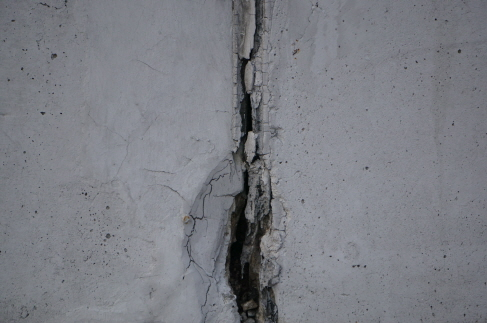
#> input picture image5.JPG, 487 x 323 px, found by its file name
$ python fourier_Transform.py   (Python 2 division)
#> lines starting #> are read from the running program, lines starting #| are printed output that depends on the picture; after the words box and inside, x2 and y2 are one past the last pixel; in counts of white or black regions, pixels touching at a corner belong together
# -*- coding: utf-8 -*-
"""
Created on Tue Feb 28 09:18:48 2017

@author: USER
푸리에 변환 / 주파수 분석
: 무한대의 시간축이 제거가 되고 주파수의 관점에서 분석이 가능
"""

"""
# Fourier Transform(푸리에 변환)
    . 시간 도메인(X축)에서 표현된 신호(일반적인 파형 도표)를 주파수 도메인으로 변환.
    . 시간축이 제거되어 대상의 전체적인 특징을 파악할 수 있음.
    . 이미지에 적용이 되어 중심이 저주파 영역, 주변이 고주파 영역을 나타냄.
    . 푸리에 변환을 하여 저주파 또는 고주파를 제거하고 다시 역으로 이미지로 변환 함으로써
      이미지가공을 할 수 있음.
      (ex; 푸리에 변환 후 중심의 저주파를 제거하고 다시 Image로 전환 하면 이미지의 경계선만 남게 됨.
           푸리에 변환 후 주변의 고주파를 제거하면 모아레 패턴(휴대폰으로 모니터를 찍었을 때 나타나는 현상)
           을 제거할 수 있음.(모니터의 고주파를 제거함.)
      )
"""
import cv2
import numpy as np
from matplotlib import pyplot as plt


img = cv2.imread('image5.jpg')
#> img is the input picture: shape (323, 487, 3); mean B, G, R 132, 125.3, 123.3
b,g,r = cv2.split(img)
img = cv2.merge([r,g,b])
img = cv2.cvtColor(img, cv2.COLOR_BGR2GRAY)
#> img: shape (323, 487)
"""
# Fourier Transform을 적용.
 적용을 하면 0,0, 즉 화면 좌측상단점이 중심이고, 거기에 저주파가 모여 있음.
 분석을 용이하게 하기 위해 0,0을 이미지의
 중심으로 이동 시키고 Log Scaling을 하여 분석이 용이한 결과값으로 변환
"""


f = np.fft.fft2(img) # 이미지에 푸리에 변환 적용
fshift = np.fft.fftshift(f) #분석을 용이하게 하기 위해 주파수가 0인 부분을 중앙에 위치시킴. 중앙에 저주파가 모이게 됨.
magnitude_spectrum = 20*np.log(np.abs(fshift)) #spectrum 구하는 수학식.
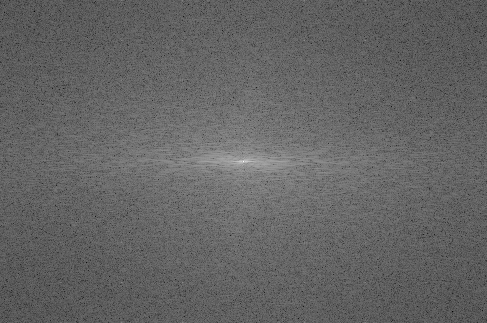
#> magnitude_spectrum: shape (323, 487) float64; min 26.64, max 336.2, mean 148.6; drawn with min black and max white

rows, cols = img.shape
#> rows = 323; cols = 487
crow, ccol = rows/2, cols/2 # 이미지의 중심 좌표
#> crow = 161; ccol = 243

# 중앙에서 10X10 사이즈의 사각형의 값을 1로 설정함. 중앙의 저주파를 모두 제거
# 저주파를 제거하였기 때문에 배경이 사라지고 경계선만 남게 됨.
d = 10


fshift[crow-d:crow+d, ccol-d:ccol+d] = 1

#푸리에 변환결과를 다시 이미지로 변환
f_ishift = np.fft.ifftshift(fshift)
img_back = np.fft.ifft2(f_ishift)
img_back = np.abs(img_back)
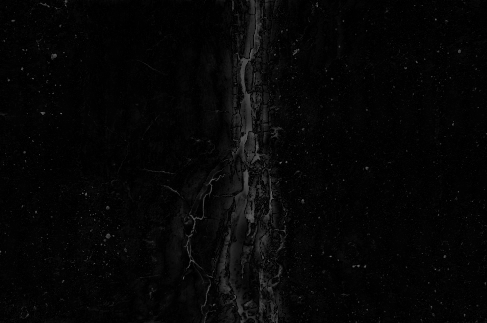
#> img_back: shape (323, 487) float64; min 0.0165, max 100.2, mean 6.4

#threshold를 적용하기 위해 float type을 int type으로 변환
img_new = np.uint8(img_back);
ret, thresh = cv2.threshold(img_new,30,255,cv2.THRESH_BINARY_INV)
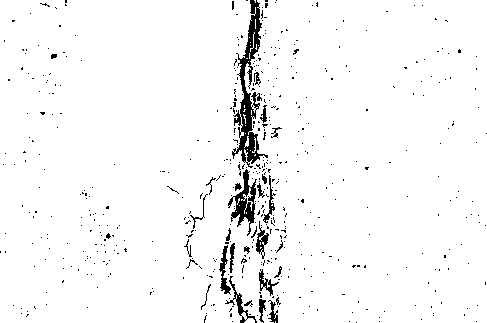
#> thresh: shape (323, 487); 96.4% white; 533 black regions (505 under 20 px), largest, box (x1, y1, x2, y2) and area: (232, 0, 268, 168) 1834, (228, 169, 257, 236) 689, (225, 276, 257, 323) 240

plt.subplot(221),plt.imshow(img, cmap = 'gray')
plt.title('Input Image'), plt.xticks([]), plt.yticks([])

plt.subplot(222),plt.imshow(magnitude_spectrum, cmap = 'gray')
plt.title('Spectrum'), plt.xticks([]), plt.yticks([])

plt.subplot(223),plt.imshow(img_back, cmap = 'gray')
plt.title('FT'), plt.xticks([]), plt.yticks([])

plt.subplot(224),plt.imshow(thresh, cmap = 'gray')
plt.title('Threshold With FT'), plt.xticks([]), plt.yticks([])
plt.show()
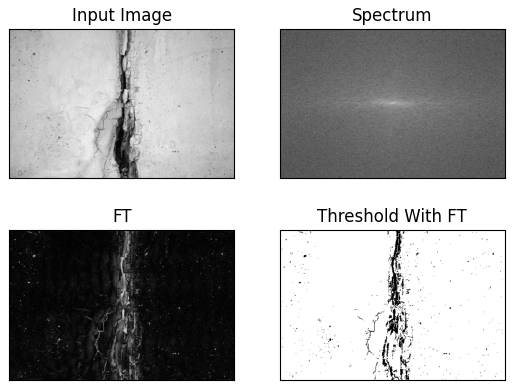
#> figure drawn by matplotlib, 4 panels

$ run again, with image1.JPG copied over image5.JPG
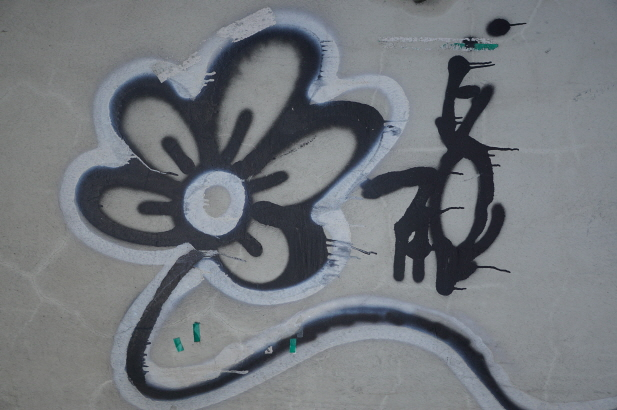
#> input picture image1.JPG, 617 x 410 px, found by its file name
#> img is the input picture: shape (410, 617, 3); mean B, G, R 124.2, 119.3, 115.1
#> `img_back = np.abs(img_back)`:
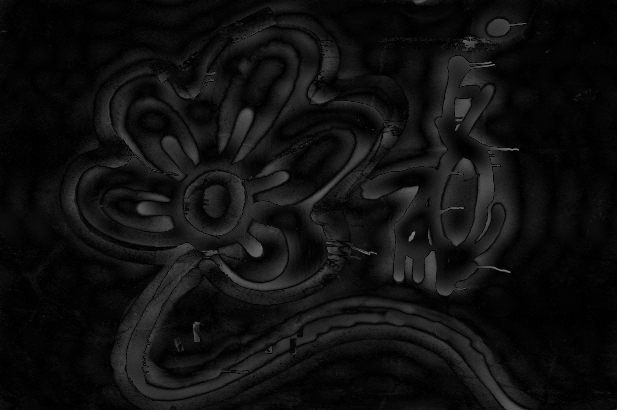
#> img_back: shape (410, 617) float64; min 0.0164, max 124.6, mean 16.4
#> `ret, thresh = cv2.threshold(img_new,30,255,cv2.THRESH_BINARY_INV)`:
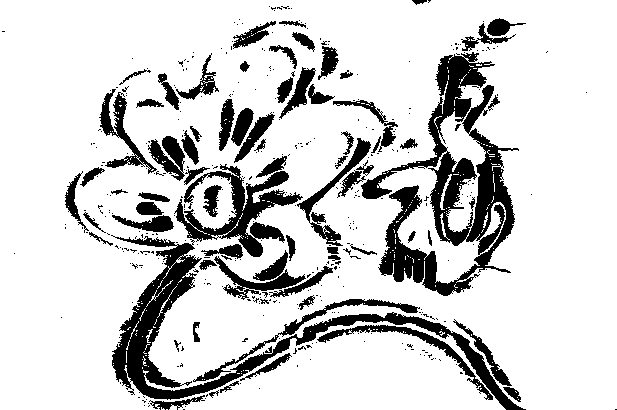
#> thresh: shape (410, 617); 82.1% white; 418 black regions (346 under 20 px), largest, box (x1, y1, x2, y2) and area: (361, 52, 519, 296) 11828, (111, 235, 526, 410) 9002, (174, 164, 303, 257) 3840

$ run again, with image10.JPG copied over image5.JPG
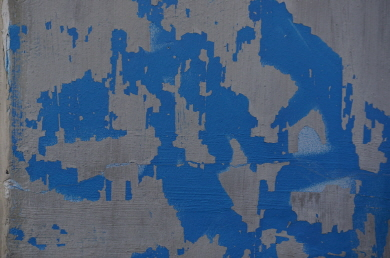
#> input picture image10.JPG, 390 x 258 px, found by its file name
#> img is the input picture: shape (258, 390, 3); mean B, G, R 122.9, 94, 71.1
#> `img_new = np.uint8(img_back);`:
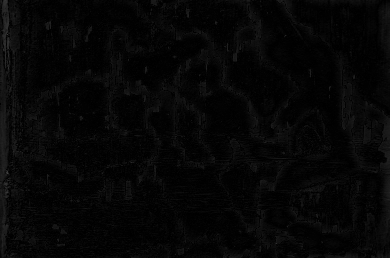
#> img_new: shape (258, 390); min 0, max 65, mean 5.9
#> `ret, thresh = cv2.threshold(img_new,30,255,cv2.THRESH_BINARY_INV)`:
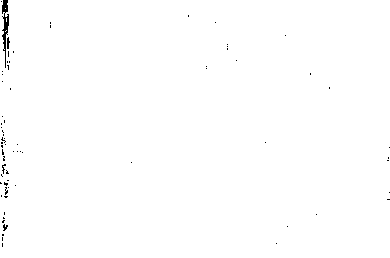
#> thresh: shape (258, 390); 99.5% white; black in thin lines or dots

$ run again, with image2.JPG copied over image5.JPG
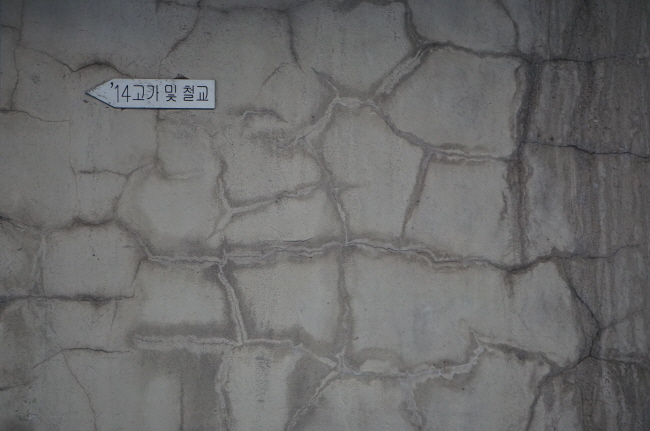
#> input picture image2.JPG, 650 x 431 px, found by its file name
#> img is the input picture: shape (431, 650, 3); mean B, G, R 107, 107.1, 107.2
#> `ret, thresh = cv2.threshold(img_new,30,255,cv2.THRESH_BINARY_INV)`:
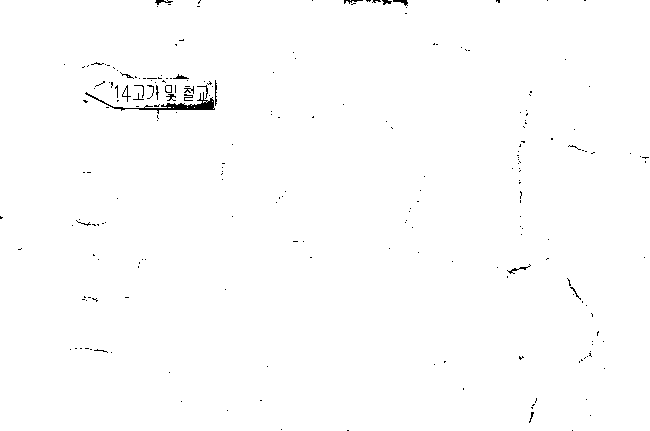
#> thresh: shape (431, 650); 99.4% white; black in thin lines or dots
#> `plt.show()`:
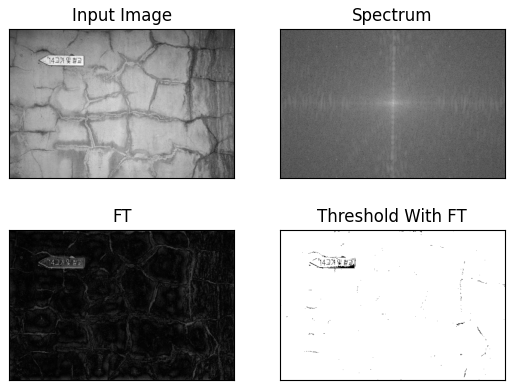
#> figure drawn by matplotlib, 4 panels
